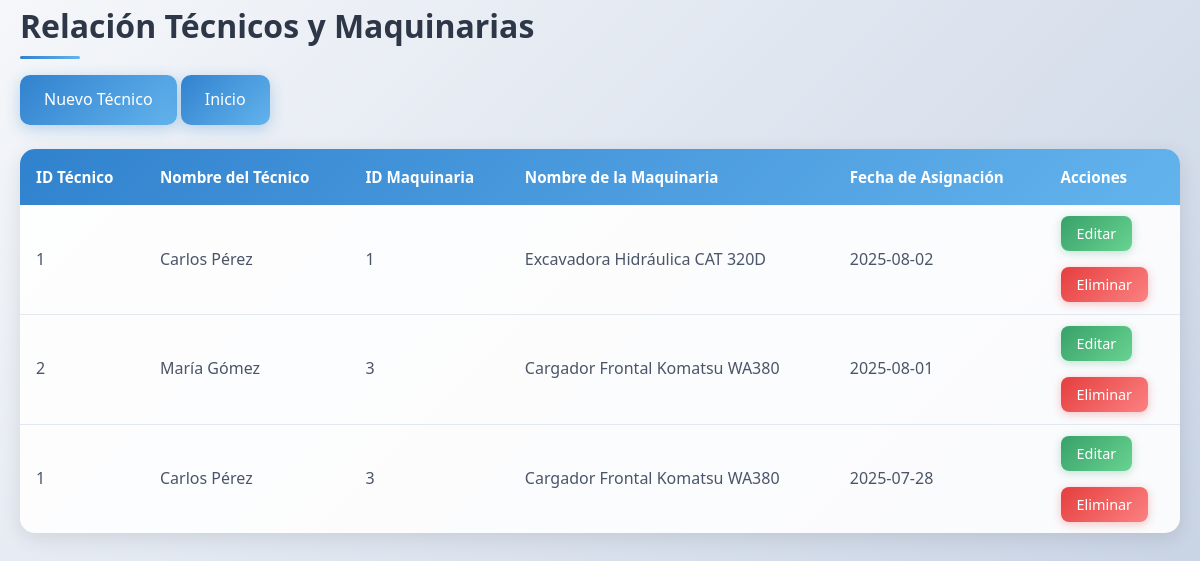
The page /tecnicos_maquinarias_services/R_tecnicos_maquinarias.php (signed in) on the database its author committed.
### tables this page shows
CREATE TABLE tecnico_maquinaria (
    id_tecnico INT NOT NULL,
    id_maquinaria INT NOT NULL,
    fecha_asignacion DATE NOT NULL,
    PRIMARY KEY (id_tecnico, id_maquinaria, fecha_asignacion),
    FOREIGN KEY (id_tecnico) REFERENCES tecnicos(id_tecnico),
    FOREIGN KEY (id_maquinaria) REFERENCES maquinarias(id_maquinaria)
);

CREATE TABLE tecnicos (
    id_tecnico INT AUTO_INCREMENT PRIMARY KEY,
    nombre_tecnico VARCHAR(100) NOT NULL,
    especialidad VARCHAR(100),
    telefono VARCHAR(20),
    correo VARCHAR(100)
);

CREATE TABLE maquinarias (
    id_maquinaria INT AUTO_INCREMENT PRIMARY KEY,
    nombre_maquinaria VARCHAR(100) NOT NULL,
    tipo VARCHAR(50),
    marca VARCHAR(50),
    modelo VARCHAR(50),
    año YEAR,
    estado_maquinaria VARCHAR(20) DEFAULT 'disponible',  
    precio_diario DECIMAL(10,2)
);

### auth_services/permisos.php (called while the page is built, shortened)
<?php
$permisos = [
    'Administrador' => ['crear', 'editar', 'eliminar', 'listar'],
    'Desarrollador' => ['listar', 'editar', 'crear'],
    'Supervisor'    => ['listar'],
];
function tienePermiso($accion, $rol = null) {
    global $permisos;
    if ($rol === null) {
        $rol = $_SESSION['rol'];
    }
    return isset($permisos[$rol]) && in_array($accion, $permisos[$rol]);
}

### tecnicos_maquinarias_services/R_tecnicos_maquinarias.php (the view, shortened to what this page needs)
<?php
require_once '../config/db.php';
require_once '../auth_services/permisos.php';
try {
    $sql = "SELECT tm.id_tecnico, t.nombre_tecnico, tm.id_maquinaria, m.nombre_maquinaria, tm.fecha_asignacion
            FROM tecnico_maquinaria tm
            INNER JOIN tecnicos t ON tm.id_tecnico = t.id_tecnico
            INNER JOIN maquinarias m ON tm.id_maquinaria = m.id_maquinaria
            ORDER BY tm.fecha_asignacion DESC";
    $stmt = $pdo->query($sql);
    $tecnicos_maquinarias = $stmt->fetchAll(PDO::FETCH_ASSOC);
} catch (PDOException $e) {
    echo "Error: " . $e->getMessage();
    $tecnicos_maquinarias = [];
}
?>
<!DOCTYPE html>
<html>
<head>
    <link rel="stylesheet" href="../public/style.css">
</head>
<body>
    <div class="container">
        <h2>Relación Técnicos y Maquinarias</h2>
        <div class="actions">
            <?php if (tienePermiso('crear')): ?>
                <a href="C_tecnicos_maquinarias.php" class="btn-primary">Nuevo Técnico</a>
            <?php endif; ?>
            <a href="../public/menu.php" class="btn-primary">Inicio</a>
        </div>
        <table>
            <thead>
                <tr>
                    <th>ID Técnico</th>
                    <th>Nombre del Técnico</th>
                    <th>ID Maquinaria</th>
                    <th>Nombre de la Maquinaria</th>
                    <th>Fecha de Asignación</th>
                    <th>Acciones</th>
                </tr>
            </thead>
            <tbody>
                <?php if (empty($tecnicos_maquinarias)): ?>
                    <tr>
                        <td colspan="6">No hay asignaciones registradas.</td>
                    </tr>
                <?php else: ?>
                    <?php foreach ($tecnicos_maquinarias as $tm): ?>
                        <tr>
                            <td><?= htmlspecialchars($tm['id_tecnico']) ?></td>
                            <td><?= htmlspecialchars($tm['nombre_tecnico']) ?></td>
                            <td><?= htmlspecialchars($tm['id_maquinaria']) ?></td>
                            <td><?= htmlspecialchars($tm['nombre_maquinaria']) ?></td>
                            <td><?= htmlspecialchars($tm['fecha_asignacion']) ?></td>
                            <td>
                                <?php if (tienePermiso('editar')): ?>
                                    <a href="U_tecnicos_maquinarias.php?id_tecnico=<?= urlencode($tm['id_tecnico']) ?>&id_maquinaria=<?= urlencode($tm['id_maquinaria']) ?>&fecha_asignacion=<?= urlencode($tm['fecha_asignacion']) ?>" class="btn-edit">Editar</a>
                                <?php endif; ?>
                                <br></br>
                                <?php if (tienePermiso('eliminar')): ?>
                                    <a href="D_tecnicos_maquinarias.php?id_tecnico=<?= urlencode($tm['id_tecnico']) ?>&id_maquinaria=<?= urlencode($tm['id_maquinaria']) ?>&fecha_asignacion=<?= urlencode($tm['fecha_asignacion']) ?>" class="btn-delete" onclick="return confirm('¿Estás seguro de eliminar esta asignación?')">Eliminar</a>
                                <?php endif; ?>
                            </td>
                        </tr>
                    <?php endforeach; ?>
                <?php endif; ?>
            </tbody>
        </table>
    </div>
</body>
</html>

### public/style.css (style rules this page uses)
* { margin: 0; padding: 0; box-sizing: border-box; }
body { font-family: 'Segoe UI', Tahoma, Geneva, Verdana, sans-serif; line-height: 1.6; color: #333; background: linear-gradient(135deg, #f5f7fa 0%, #c3cfe2 100%); min-height: 100vh; }
.container { max-width: 1200px; margin: 0 auto; padding: 0 20px; }
h2 { color: #2d3748; font-size: 2rem; margin-bottom: 1.5rem; font-weight: 600; position: relative; }
h2::after { content: ''; position: absolute; bottom: -8px; left: 0; width: 60px; height: 3px; background: linear-gradient(90deg, #3182ce, #63b3ed); border-radius: 2px; }
a { color: #3182ce; text-decoration: none; transition: color 0.3s ease; }
table { width: 100%; border-collapse: collapse; background: rgba(255, 255, 255, 0.9); border-radius: 15px; overflow: hidden; box-shadow: 0 5px 20px rgba(0, 0, 0, 0.1); margin: 1.5rem 0; }
thead { background: linear-gradient(135deg, #3182ce 0%, #63b3ed 100%); color: white; }
th { padding: 1rem; text-align: left; font-weight: 600; font-size: 0.95rem; }
td { padding: 1rem; border-bottom: 1px solid #e2e8f0; color: #4a5568; }
tbody tr:last-child td { border-bottom: none; }
.actions { margin-bottom: 1.5rem; }
.btn-primary { background: linear-gradient(135deg, #3182ce 0%, #63b3ed 100%); color: white; padding: 0.75rem 1.5rem; border-radius: 10px; text-decoration: none; font-weight: 500; transition: all 0.3s ease; box-shadow: 0 4px 15px rgba(49, 130, 206, 0.3); display: inline-block; }
.btn-edit { background: linear-gradient(135deg, #38a169 0%, #68d391 100%); color: white; padding: 0.5rem 1rem; border-radius: 8px; text-decoration: none; font-size: 0.9rem; font-weight: 500; transition: all 0.3s ease; box-shadow: 0 2px 10px rgba(56, 161, 105, 0.3); margin-right: 0.5rem; }
.btn-delete { background: linear-gradient(135deg, #e53e3e 0%, #fc8181 100%); color: white; padding: 0.5rem 1rem; border-radius: 8px; text-decoration: none; font-size: 0.9rem; font-weight: 500; transition: all 0.3s ease; box-shadow: 0 2px 10px rgba(229, 62, 62, 0.3); }

### rows shown on the page
tecnico_maquinaria: id_tecnico "1", id_tecnico.nombre_tecnico "Carlos Pérez", id_maquinaria "1", id_maquinaria.nombre_maquinaria "Excavadora Hidráulica CAT 320D", fecha_asignacion "2025-08-02"
tecnico_maquinaria: id_tecnico "2", id_tecnico.nombre_tecnico "María Gómez", id_maquinaria "3", id_maquinaria.nombre_maquinaria "Cargador Frontal Komatsu WA380", fecha_asignacion "2025-08-01"
tecnico_maquinaria: id_tecnico "1", id_tecnico.nombre_tecnico "Carlos Pérez", id_maquinaria "3", id_maquinaria.nombre_maquinaria "Cargador Frontal Komatsu WA380", fecha_asignacion "2025-07-28"
